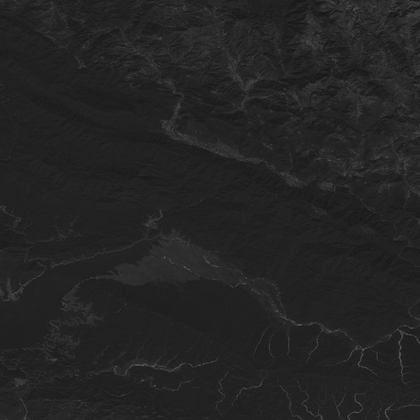
%> input picture L3BAND2.tif, 420 x 420 px, shrunk from 1153 x 1153 before the run
$ octave robertOperator.m   (GNU Octave 9; MATLAB toolbox functions it lacks are replaced by stand-ins)
%> lines starting %> are read from the running program, lines starting %| are printed output that depends on the picture

% Read Input Image
% input_image = imread('abcd.jpeg');
input_image = imread('L3BAND2.tif');
%> input_image is the input picture: size 420x420 uint8; min 22, max 90, mean 35.9

% Displaying Input Image
input_image = uint8(input_image);
figure, imshow(input_image); title('Input Image');

% Convert the truecolor RGB image to the grayscale image
input_image = rgb2gray(input_image);

% Convert the image to double
input_image = double(input_image);
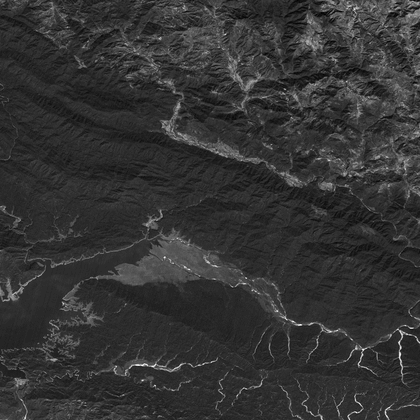
%> input_image: size 420x420 double; min 22, max 90, mean 35.9; mean of the top-left, top-right, bottom-left and bottom-right quarters 34.9, 37.9, 36, 34.8; drawn with min black and max white

% Pre-allocate the filtered_image matrix with zeros
filtered_image = zeros(size(input_image));

% Robert Operator Mask
Mx = [1 0; 0 -1];
My = [0 1; -1 0];

% Edge Detection Process
% When i = 1 and j = 1, then filtered_image pixel
% position will be filtered_image(1, 1)
% The mask is of 2x2, so we need to traverse
% to filtered_image(size(input_image, 1) - 1
%, size(input_image, 2) - 1)
for i = 1:size(input_image, 1) - 1
    for j = 1:size(input_image, 2) - 1

        % Gradient approximations
        Gx = sum(sum(Mx.*input_image(i:i+1, j:j+1)));
        Gy = sum(sum(My.*input_image(i:i+1, j:j+1)));

        % Calculate magnitude of vector
        filtered_image(i, j) = sqrt(Gx.^2 + Gy.^2);

    end
end
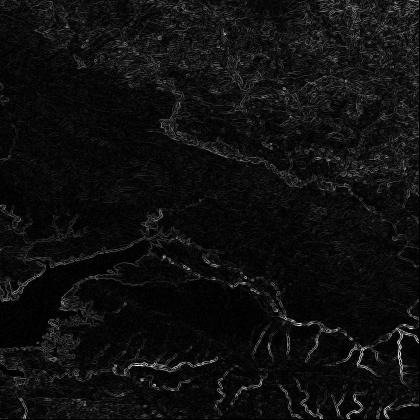
%> filtered_image: size 420x420 double; min 0, max 70.01, mean 4.2; drawn with min black and max white

% Displaying Filtered Image
filtered_image = uint8(filtered_image);
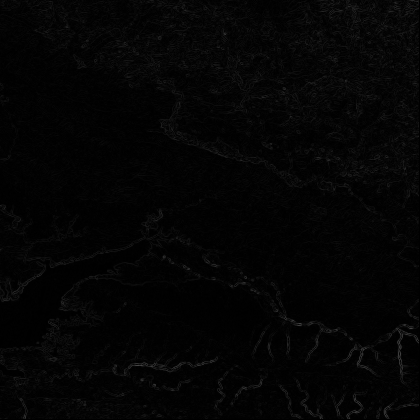
%> filtered_image: size 420x420 uint8; min 0, max 70, mean 4.1
figure, imshow(filtered_image); title('Filtered Image');

% Define a threshold value
thresholdValue = 100; % varies between [0 255]
output_image = max(filtered_image, thresholdValue);
%> output_image: size 420x420 uint8; every value is 100
output_image(output_image == round(thresholdValue)) = 0;
%> output_image: size 420x420 uint8; every value is 0

% Displaying Output Image
output_image = im2bw(output_image);
figure, imshow(output_image); title('Edge Detected Image');
